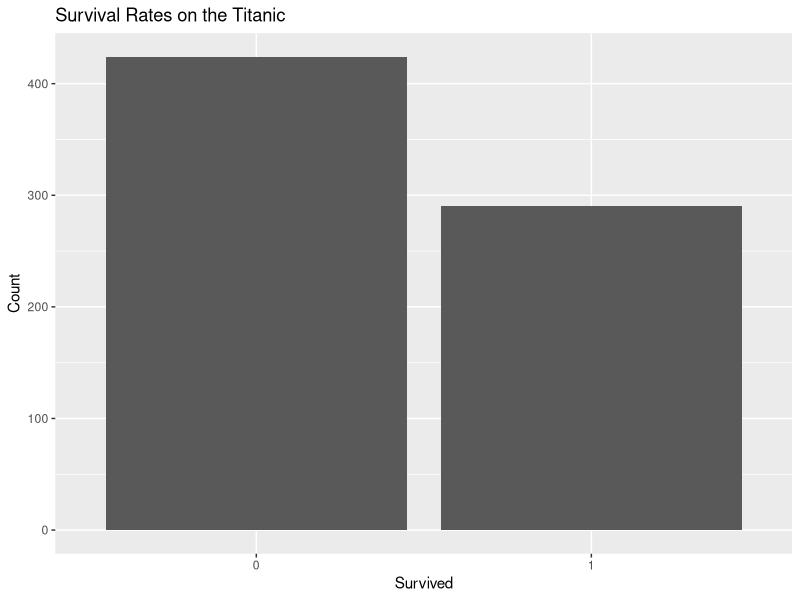
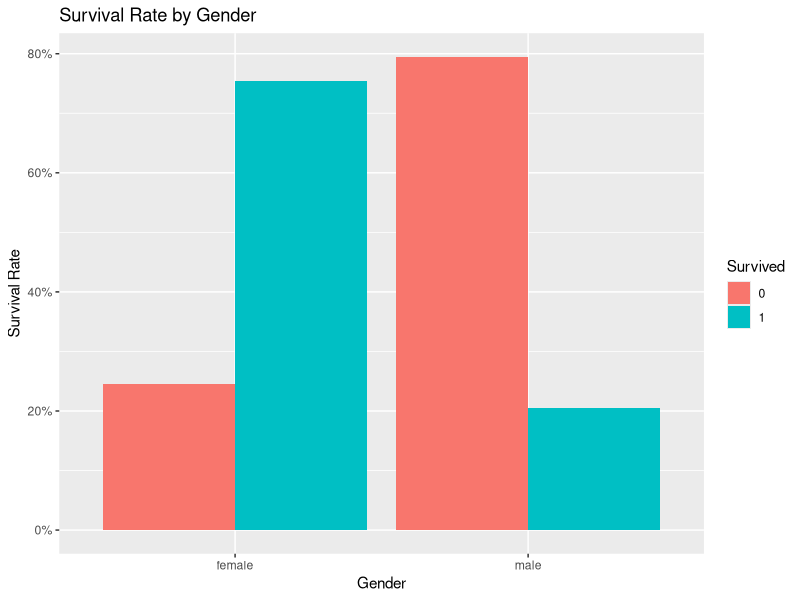
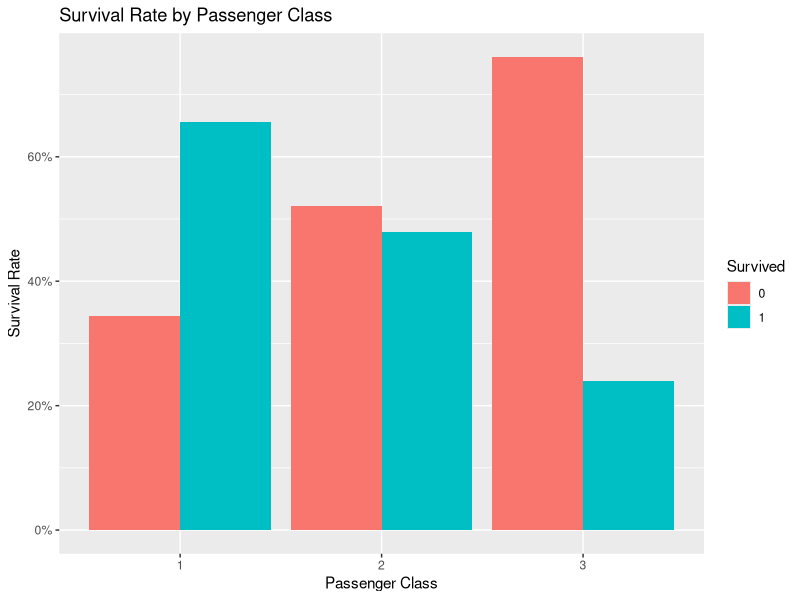
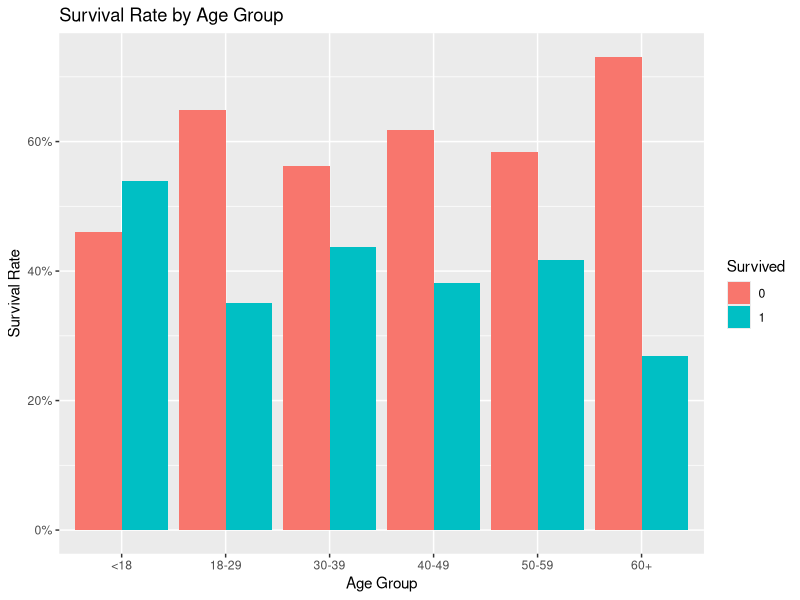

These charts were generated, in order, by the following R code:
## ---- chunk 1
library(ggplot2) ; library(dplyr)

# Load the Titanic dataset
dt <- read.csv("titanic.csv")

# Convert relevant columns to factors
dt[,c(2:5,7:9,11,12)] <- lapply(dt[,c(2:5,7:9,11,12)], as.factor)
head(dt)
## ---- chunk 2
# Display structure and summary of the dataset
str(dt)
summary(dt)
## ---- chunk 3
# Remove rows with NA values
dt <- na.omit(dt)
summary(dt)
## ---- chunk 4
# Calculate overall survival rates
survival_rate <- dt %>% group_by(Survived) %>% summarize(Count = n())

# Plot overall survival rates
ggplot(survival_rate, aes(x = Survived, y = Count)) +
  geom_bar(stat = "identity") +
  labs(x = "Survived", y = "Count", title = "Survival Rates on the Titanic")
## ---- chunk 5
# Calculate survival rates by gender
gender_survival <- dt %>% group_by(Sex, Survived) %>% summarize(Count = n()) %>%
  mutate(Survival_Rate = Count / sum(Count))

# Plot survival rates by gender
ggplot(gender_survival, aes(x = Sex, y = Survival_Rate, fill = Survived)) +
  geom_bar(stat = "identity", position = "dodge") +
  labs(x = "Gender", y = "Survival Rate", fill = "Survived", title = "Survival Rate by Gender") +
  scale_y_continuous(labels = scales::percent)
## ---- chunk 6
# Calculate survival rates by passenger class
class_survival <- dt %>% group_by(Pclass, Survived) %>% summarize(Count = n()) %>%
  mutate(Survival_Rate = Count / sum(Count))

# Plot survival rates by passenger class
ggplot(class_survival, aes(x = Pclass, y = Survival_Rate, fill = Survived)) +
  geom_bar(stat = "identity", position = "dodge") +
  labs(x = "Passenger Class", y = "Survival Rate", fill = "Survived", title = "Survival Rate by Passenger Class") +
  scale_y_continuous(labels = scales::percent)
## ---- chunk 7
# Create age groups
dt <- dt %>%
  mutate(Age_Group = case_when(
    Age < 18 ~ "<18",
    Age >= 18 & Age < 30 ~ "18-29",
    Age >= 30 & Age < 40 ~ "30-39",
    Age >= 40 & Age < 50 ~ "40-49",
    Age >= 50 & Age < 60 ~ "50-59",
    Age >= 60 ~ "60+",
    TRUE ~ "Unknown"
  ))

# Calculate survival rates by age group
age_survival <- dt %>% group_by(Age_Group, Survived) %>%
  summarize(Count = n()) %>% mutate(Survival_Rate = Count / sum(Count))

# Plot survival rates by age group
ggplot(age_survival, aes(x = Age_Group, y = Survival_Rate, fill = Survived)) +
  geom_bar(stat = "identity", position = "dodge") +
  labs(x = "Age Group", y = "Survival Rate", fill = "Survived", title = "Survival Rate by Age Group") +
  scale_y_continuous(labels = scales::percent)
